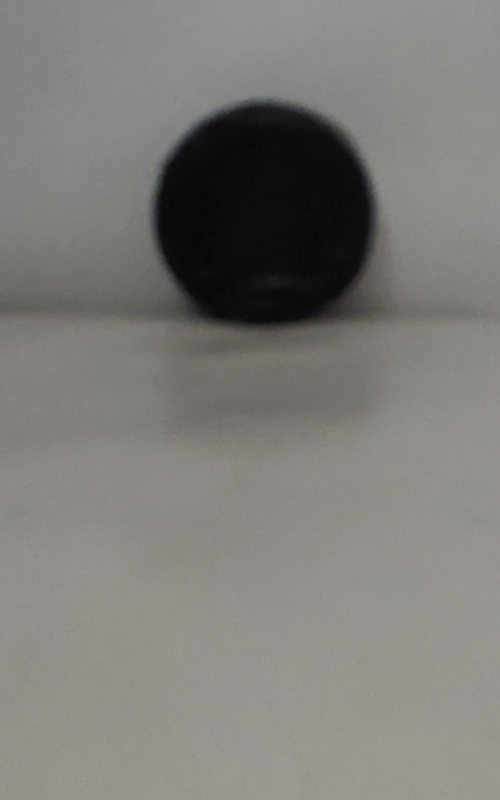
#> input picture img/img_c_ilu_c/30_c.jpg, 1000 x 1600 px, found by its file name (shown at 1/2 size)
$ python Esquinas_detec.py
#> lines starting #> are read from the running program, lines starting #| are printed output that depends on the picture; after the words box and inside, x2 and y2 are one past the last pixel; in counts of white or black regions, pixels touching at a corner belong together
#############################Imagen
import numpy as np
import cv2
import math
import pandas as pd
from matplotlib import pyplot as plt


img=cv2.imread('img/img_c_ilu_c/30_c.jpg')
#> img is the input picture: shape (1600, 1000, 3); mean B, G, R 120.2, 124.2, 126.1
#imgR=img[700:200,1500:2500]
#cv2.imwrite('imagen.jpg',imgR)
gray=cv2.cvtColor(img,cv2.COLOR_BGR2GRAY) #BGR a escala de gris
corners = cv2.goodFeaturesToTrack(gray,15,0.01,10)
#> corners = 15 rows, first 8: [405, 241], [515, 570], [635, 626], [358, 876], [413, 254], [708, 560], [571, 561], [321, 484]
cornersIn = np.int0(corners)
#> cornersIn has the same summary as corners

imgIlu=cv2.imread('img/img_b_ilu_c/30_c.jpg')
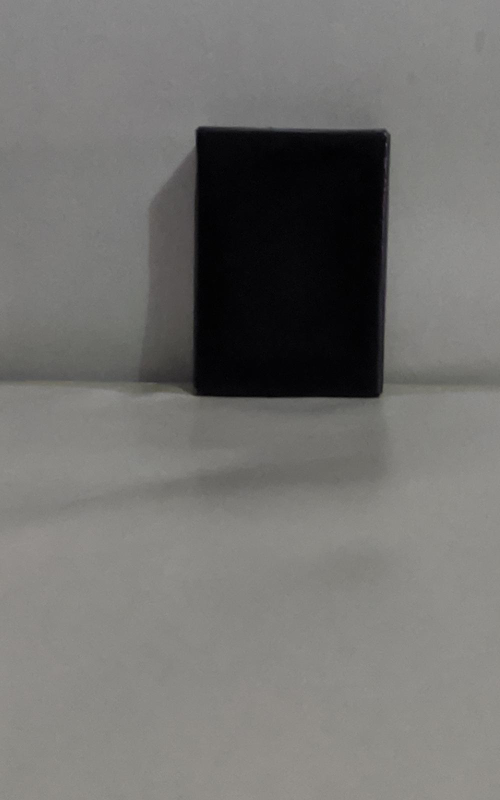
#> input picture img/img_b_ilu_c/30_c.jpg, 1000 x 1600 px, found by its file name (shown at 1/2 size)
#> imgIlu is the input picture: shape (1600, 1000, 3); mean B, G, R 111.5, 114, 114.8

grayIlu=cv2.cvtColor(imgIlu,cv2.COLOR_BGR2GRAY)
cornersIlu= cv2.goodFeaturesToTrack(grayIlu,15,0.01,10)
#> cornersIlu = 15 rows, first 8: [772, 287], [770, 266], [393, 260], [770, 358], [769, 381], [773, 315], [693, 263], [775, 373]
cornersInIlu = np.int0(cornersIlu)
#> cornersInIlu has the same summary as cornersIlu

xAlmI=[]
yAlmI=[]

for k in cornersInIlu:
    i,j = k.ravel()
    xAlmI.append(i)
    yAlmI.append(j)
    m=cv2.circle(imgIlu,(i,j),15,255,-1)
#> this loop made 15 passes
#> (i, j) on passes 1 to 12: (772, 287), (770, 266), (393, 260), (770, 358), (769, 381), (773, 315), (693, 263), (775, 373), (760, 787), (394, 788), (755, 267), (778, 475)
#> pass 3, `m=cv2.circle(imgIlu,(i,j),15,255,-1)`:
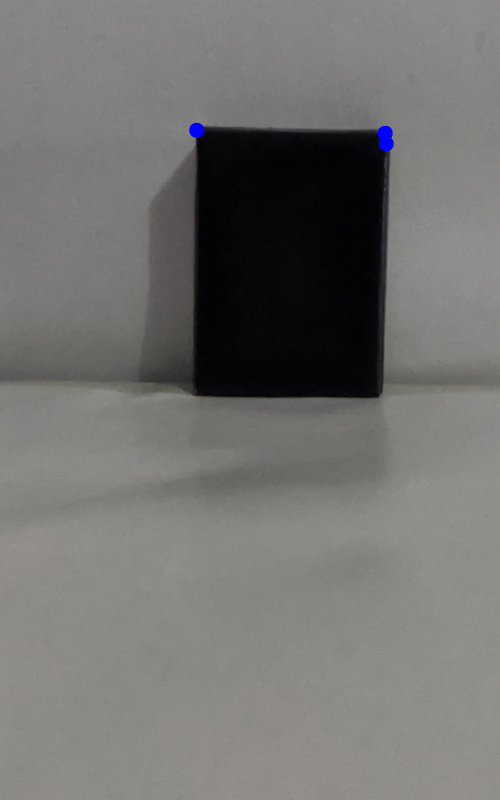
#> m: shape (1600, 1000, 3) (shown at 1/2 size); mean B, G, R 111.8, 113.9, 114.7
#> after the loop:
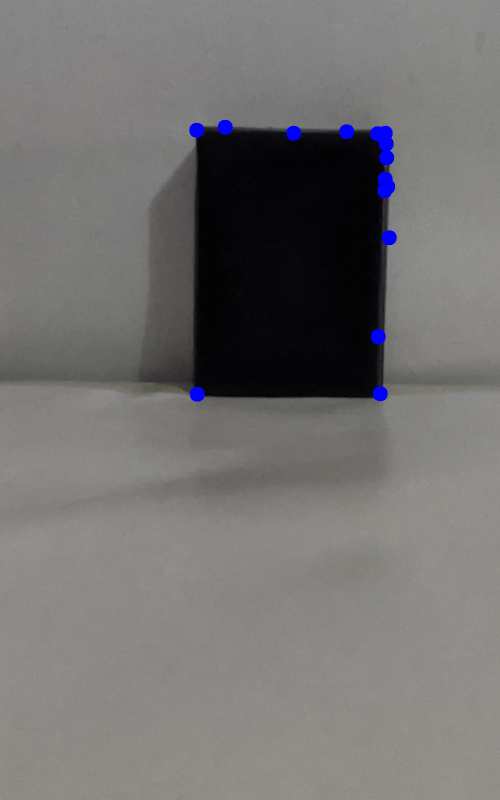
#> imgIlu: shape (1600, 1000, 3) (shown at 1/2 size); 0.6% of pixels changed, all inside (x1, y1, x2, y2) = (378, 239, 794, 804)
#> after the loop, xAlmI = [772, 770, 393, 770, 769, 773, 693, 775, 760, 394, 755, 778, 450, 587, 756]; yAlmI = [287, 266, 260, 358, 381, 315, 263, 373, 787, 788, 267, 475, 254, 266, 673]

xAlm=[]
yAlm=[]

for i in cornersIn:
    x,y = i.ravel()
    xAlm.append(x)
    yAlm.append(y)
    n=cv2.circle(img,(x,y),15,255,-1)
#> this loop made 15 passes
#> (x, y) on passes 1 to 12: (405, 241), (515, 570), (635, 626), (358, 876), (413, 254), (708, 560), (571, 561), (321, 484), (321, 528), (692, 639), (643, 253), (923, 1587)
#> pass 2, `n=cv2.circle(img,(x,y),15,255,-1)`:
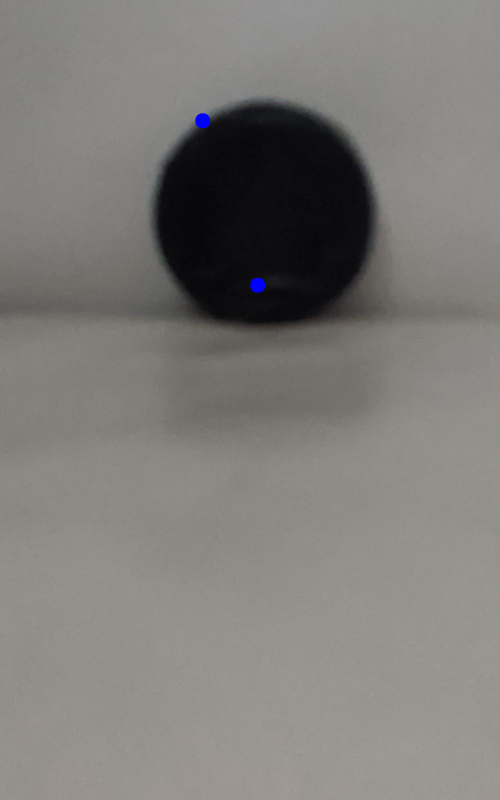
#> n: shape (1600, 1000, 3) (shown at 1/2 size); mean B, G, R 120.3, 124.1, 126.1
#> pass 3, `n=cv2.circle(img,(x,y),15,255,-1)`:
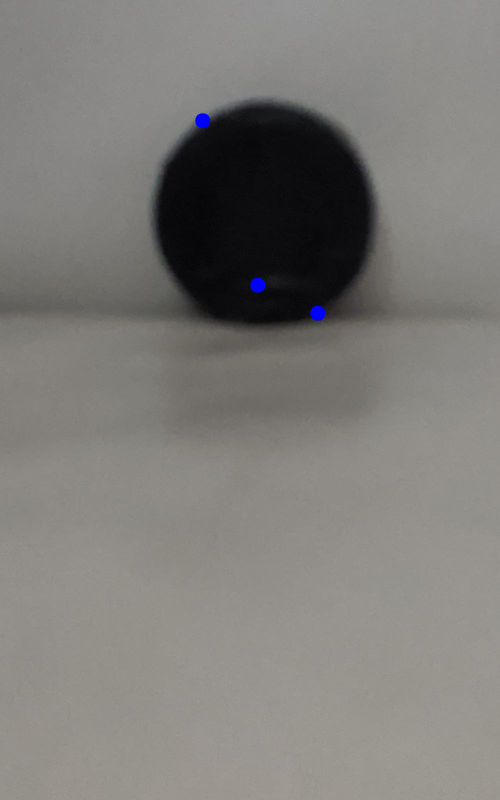
#> n: shape (1600, 1000, 3) (shown at 1/2 size); 0.04% of pixels changed, all inside (x1, y1, x2, y2) = (620, 611, 651, 642)
#> after the loop:
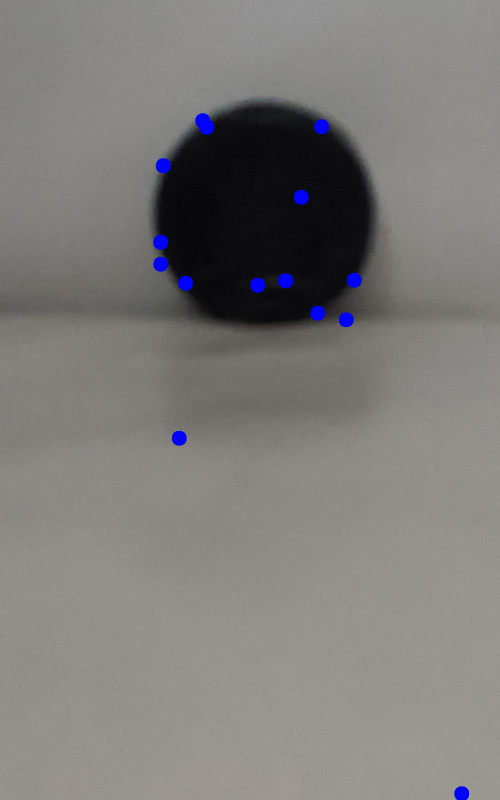
#> img: shape (1600, 1000, 3) (shown at 1/2 size); 0.65% of pixels changed, all inside (x1, y1, x2, y2) = (306, 226, 939, 1600)
#> after the loop, xAlm = [405, 515, 635, 358, 413, 708, 571, 321, 321, 692, 643, 923, 371, 326, 602]; yAlm = [241, 570, 626, 876, 254, 560, 561, 484, 528, 639, 253, 1587, 566, 331, 394]


figura=plt.figure(figsize=(30,30))
figura.tight_layout()
figura.suptitle('Comparación de imágenes', fontsize=16)

plt.subplot(2,2,1)
plt.title('Cilindro')
plt.imshow(cv2.imread('img/img_c_ilu_c/30_c.jpg'))

plt.subplot(2,2,2)
plt.title('Cilindro KP')
plt.imshow(n)

plt.subplot(2,2,3)
plt.title('Prisma Rectangular')
plt.imshow(cv2.imread('img/img_b_ilu_c/30_c.jpg'))

plt.subplot(2,2,4)
plt.title('Prisma RectangularKP')


####################Muestrad de datos

puntos=np.transpose([xAlm,yAlm,xAlmI,yAlmI])
#> puntos = 15 rows, first 6: [405, 241, 772, 287], [515, 570, 770, 266], [635, 626, 393, 260], [358, 876, 770, 358], [413, 254, 769, 381], [708, 560, 773, 315]

strPo=['x1','y1','x2','y2']
k=pd.DataFrame(data=puntos,columns=strPo)
#> k = table of 15 rows and 4 columns


#k.to_excel(r'E:/2020_1/Metodologia de la investigacion/Datos/datos_20_Rec_Cir.xlsx',index=True,header=True)


print(k)
#> (printed output is left out)


plt.imshow(m)
plt.show()
#> figure, not shown here; B, G, R data is drawn as R, G, B


####################funciones
def imprimir(direc):
    rea=cv2.imread(direc)
    im=cv2.imshow('img',rea)
    cv2.waitKey(0)
    cv2.destroyAllWindows()
    return rea
def distancia(p0,p1):
    x0=p0[0]
    y0=p0[1]

    x1=p1[0]
    y1=p1[1]

    sum2=(x1-x0)**2 +(y1-y0)**2

    d=math.sqrt(sum2)
    return d
def imagen_GRAY(num):
    imgRead=cv2.cvtColor(num,cv2.COLOR_BAYER_BG2GRAY)
    plt.imshow(imgRead)
    #gray=cv.cvtColor(imgRead,cv.COLOR_BGR2GRAY) #BGR a escala de gris
    return imgRead
def recorte(inImage):
    imageOut=inImage[700:200,1500:2500]
    return imageOut
